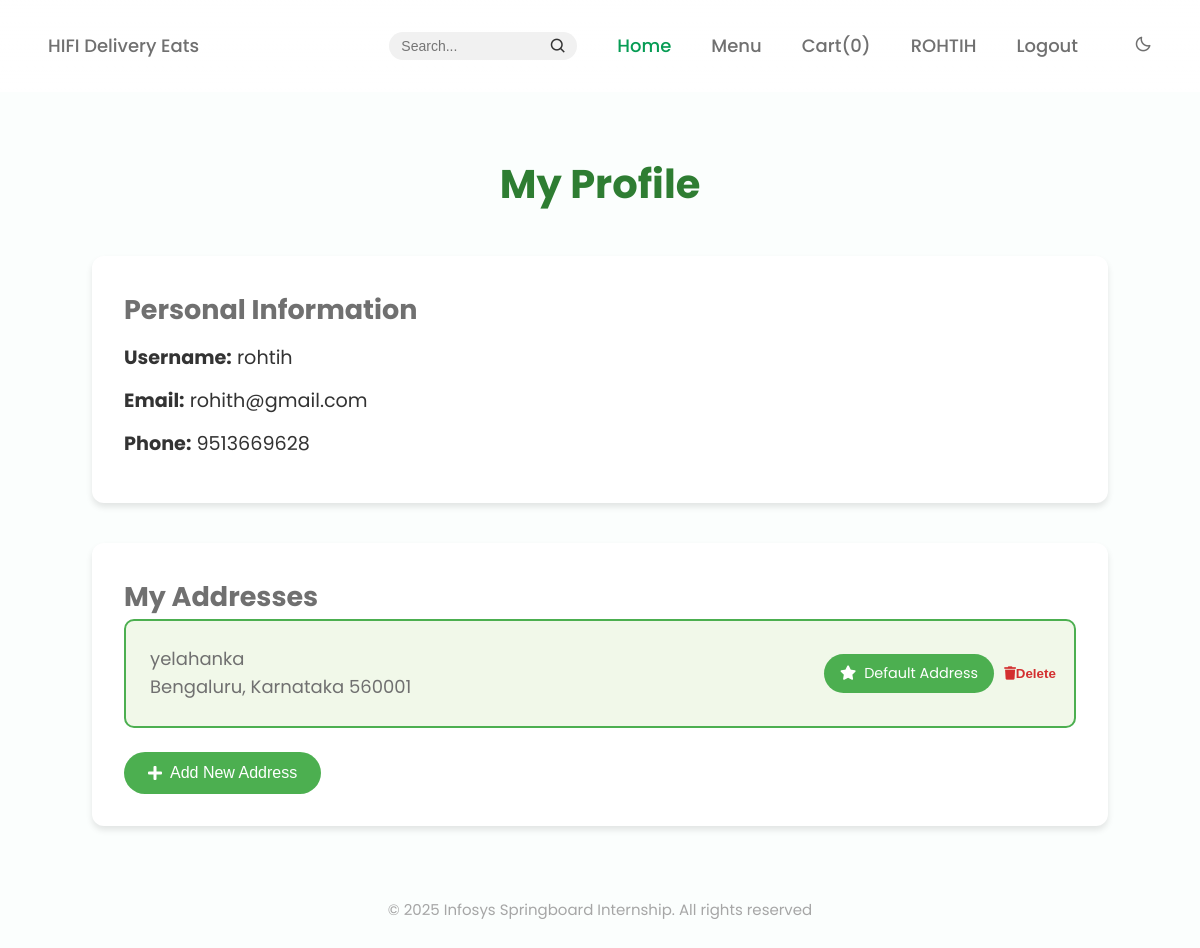
Before: /user/profile (signed in) with the older database file.
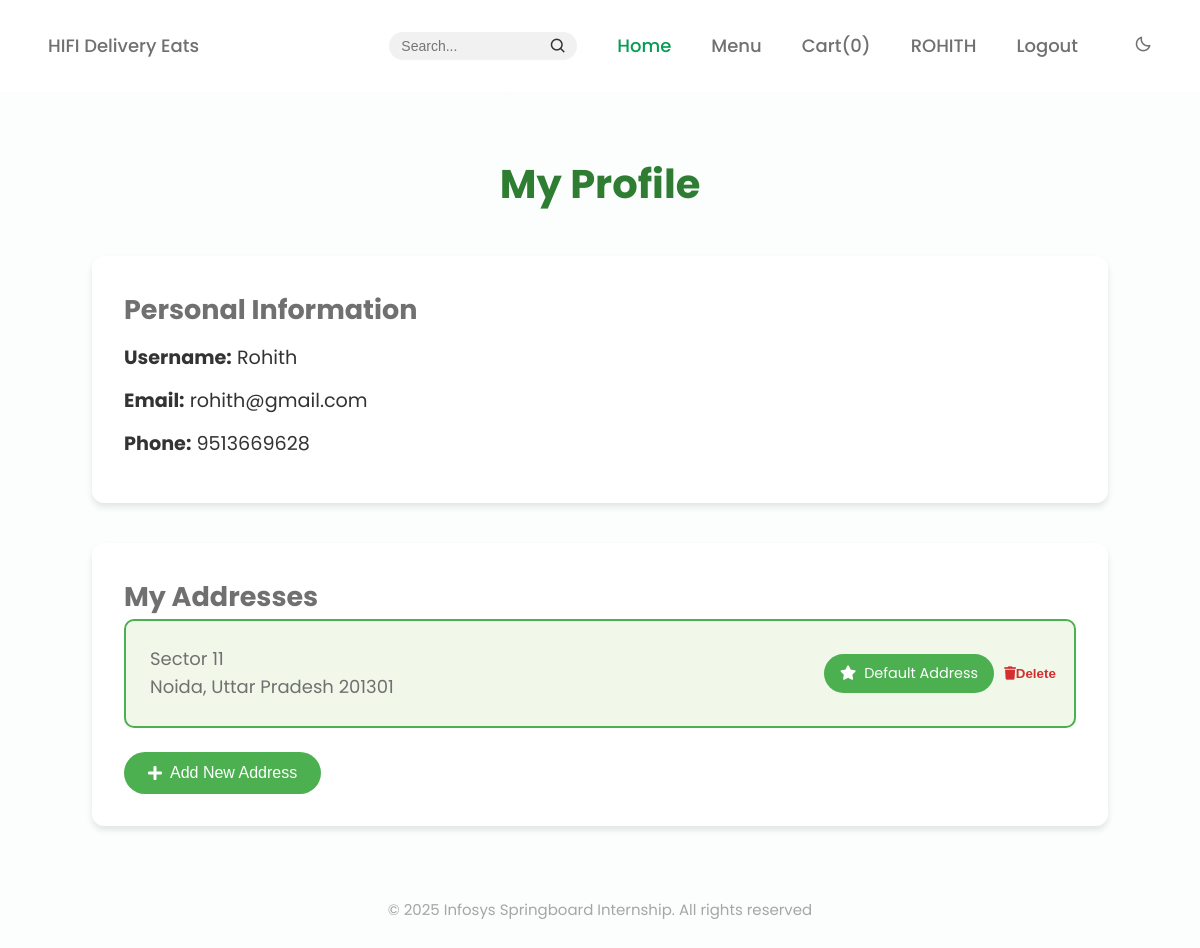
After: the same page with the newer database file.
### models.py (models this page shows, shortened)
class BaseModel(db.Model):
    __abstract__ = True
    PREFIX = None  # each child model must set this

class Customer(UserMixin, BaseModel):
    __tablename__ = 'customer'
    PREFIX = 'U'
    customer_id = db.Column(db.String(10), primary_key=True)
    username = db.Column(db.String(100))
    email = db.Column(db.String(100), unique=True)
    phone = db.Column(db.Integer, unique=True, nullable=False)
    password = db.Column(db.String(100), nullable=False)
    addresses = db.relationship("Address", back_populates="customer", lazy=True)
    orders = db.relationship("Order", back_populates="customer", foreign_keys="Order.customer_id")
    cart_items = db.relationship("Cart", back_populates="customer")

class Address(BaseModel):
    __tablename__ = 'address'
    PREFIX = 'ADD'
    address_id = db.Column(db.String(10), primary_key=True)
    customer_id = db.Column(db.String(10), db.ForeignKey('customer.customer_id'), nullable=False)
    address_line = db.Column(db.String(255), nullable=False)
    city = db.Column(db.String(50), nullable=False)
    state = db.Column(db.String(50), nullable=False)
    zip_code = db.Column(db.String(20), nullable=False)
    is_preferred = db.Column(db.Boolean, default=False)
    customer = db.relationship("Customer", back_populates="addresses")

### routes/customer_routes.py (the view)
    @app.route('/user/profile')
    @login_required
    def customer():
        cart_count = get_the_cart_count()
        return render_template('user/profile.html', user=current_user,cart_count=cart_count)

### templates/user/profile.html (shortened to what this page needs)
{% extends "index.html" %} {% block title %}My Profile{% endblock %} {% block
css %} {{ super() }}
<link
  rel="stylesheet"
  href="{{ url_for('static', filename='css/user/profile.css') }}"
/>
<link
  rel="stylesheet"
  href="https://cdnjs.cloudflare.com/ajax/libs/font-awesome/5.15.4/css/all.min.css"
/>
{% endblock css %} {% block content %}
<div class="profile-container">
  <div class="profile-header">
    <h1>My Profile</h1>
  </div>
  <div class="profile-section user-details">
    <h2>Personal Information</h2>
    <div class="user-info">
      <p><strong>Username:</strong> {{ current_user.username }}</p>
      <p><strong>Email:</strong> {{ current_user.email }}</p>
      <p><strong>Phone:</strong> {{ current_user.phone }}</p>
    </div>
  </div>
  <div class="profile-section addresses">
    <h2>My Addresses</h2>
    <div class="addresses-list">
      {% for address in current_user.addresses %}
      <div
        class="address-card {% if address.is_preferred %}preferred{% endif %}"
      >
        <div class="address-content">
          <p>{{ address.address_line }}</p>
          <p>{{ address.city }}, {{ address.state }} {{ address.zip_code }}</p>
        </div>
        <div class="address-actions">
          {% if address.is_preferred %}
          <span class="preferred-badge"
            ><i class="fas fa-star"></i> Default Address</span
          >
          {% endif %}
          <button
            class="btn-delete-address"
            data-address-id="{{ address.address_id }}"
          >
            <i class="fas fa-trash"></i> Delete
          </button>
        </div>
      </div>
      {% endfor %}
    </div>
    <button id="btn-add-address" class="btn-primary">
      <i class="fas fa-plus"></i> Add New Address
    </button>
  </div>
</div>
{% endblock %}

### templates/index.html (shortened to what this page needs)
<!DOCTYPE html>
<html lang="en">
<head>
    {% block css %}
    <link rel="stylesheet" href="/css/index.css" />
    {% endblock css %}
    <link href="https://cdn.jsdelivr.net/npm/boxicons@2.0.5/css/boxicons.min.css" rel="stylesheet" />
</head>
<body>
    {%block nav_bar%}
    <header class="l-header" id="header">
        <nav class="nav bd-container">
            <a href="{{ url_for('index') }}" class="nav__logo">HIFI Delivery Eats</a>
            <div class="nav__menu" id="nav-menu">
                <ul class="nav__list">
                    <li class="nav__item">
                        <form class="search-form">
                            <input type="text" class="search-input" placeholder="Search..." aria-label="Search" />
                            <button type="submit" class="search-button">
                                <i class="bx bx-search"></i>
                            </button>
                        </form>
                    </li>
                    <li class="nav__item">
                        <a href="{{ url_for('index') }}" class="nav__link active-link">Home</a>
                    </li>
                    <li class="nav__item">
                        <a href="{{ url_for('show_menu') }}" class="nav__link">Menu</a>
                    </li>
                    <li class="nav__item">
                        <a href="{{ url_for('order') }}" class="nav__link">
                            Cart(<span class="nav__cart-count">{{cart_count}}</span>)
                        </a>
                    </li>
                    {% if user %}
                    <li class="nav__item">
                        <a href="{{ url_for('customer') }}" class="nav__link">
                            {{ user.username.split()[0] | upper }}
                        </a>
                    </li>
                    <li class="nav__item">
                        <a href="{{ url_for('logout') }}" class="nav__link">Logout</a>
                    </li>
                    {% else %}
                    <li class="nav__item">
                        <a href="/signin" class="nav__link">Sign In</a>
                    </li>
                    {% endif %}
                    <li class="nav__item">
                        <i class="bx bx-moon change-theme" id="theme-button"></i>
                    </li>
                </ul>
            </div>
        </nav>
    </header>
    {% endblock nav_bar %}
    <main class="l-main">{% block content %}{% endblock content %}</main>
    <footer class="footer section bd-container">
        <p class="footer__copy">
            © 2025 Infosys Springboard Internship. All rights reserved
        </p>
    </footer>
</body>
</html>

Changed rows visible on the page:
changed Customer "rohith@gmail.com": username "ROHTIH" → "ROHITH"; username "rohtih" → "Rohith"
changed Address: address_line "yelahanka" → "Sector 11"; city "Bengaluru" → "Noida"; state "Karnataka" → "Uttar Pradesh"; zip_code "560001" → "201301"
